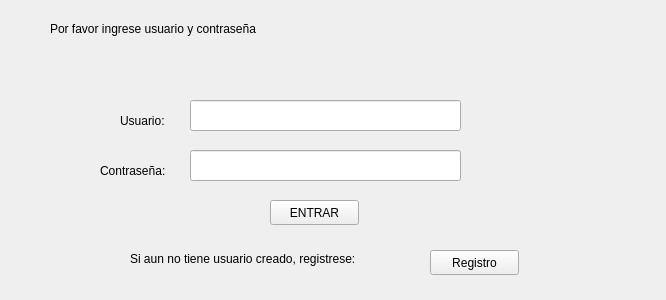
<?xml version="1.0" encoding="UTF-8"?>
<ui version="4.0">
 <class>ENTRAR</class>
 <widget class="QWidget" name="ENTRAR">
  <property name="geometry">
   <rect>
    <x>0</x>
    <y>0</y>
    <width>666</width>
    <height>300</height>
   </rect>
  </property>
  <property name="windowTitle">
   <string>Form</string>
  </property>
  <widget class="QLineEdit" name="USUARIO_2">
   <property name="geometry">
    <rect>
     <x>190</x>
     <y>100</y>
     <width>271</width>
     <height>31</height>
    </rect>
   </property>
  </widget>
  <widget class="QLineEdit" name="CONTRA_2">
   <property name="geometry">
    <rect>
     <x>190</x>
     <y>150</y>
     <width>271</width>
     <height>31</height>
    </rect>
   </property>
  </widget>
  <widget class="QPushButton" name="ENTRAR_2">
   <property name="geometry">
    <rect>
     <x>270</x>
     <y>200</y>
     <width>89</width>
     <height>25</height>
    </rect>
   </property>
   <property name="text">
    <string>ENTRAR</string>
   </property>
  </widget>
  <widget class="QLabel" name="label">
   <property name="geometry">
    <rect>
     <x>120</x>
     <y>110</y>
     <width>61</width>
     <height>21</height>
    </rect>
   </property>
   <property name="text">
    <string>Usuario:</string>
   </property>
  </widget>
  <widget class="QLabel" name="label_2">
   <property name="geometry">
    <rect>
     <x>100</x>
     <y>160</y>
     <width>81</width>
     <height>21</height>
    </rect>
   </property>
   <property name="text">
    <string>Contraseña:</string>
   </property>
  </widget>
  <widget class="QLabel" name="label_3">
   <property name="geometry">
    <rect>
     <x>50</x>
     <y>20</y>
     <width>271</width>
     <height>17</height>
    </rect>
   </property>
   <property name="text">
    <string>Por favor ingrese usuario y contraseña  </string>
   </property>
  </widget>
  <widget class="QPushButton" name="REGISTRO_3">
   <property name="geometry">
    <rect>
     <x>430</x>
     <y>250</y>
     <width>89</width>
     <height>25</height>
    </rect>
   </property>
   <property name="text">
    <string>Registro</string>
   </property>
  </widget>
  <widget class="QLabel" name="label_4">
   <property name="geometry">
    <rect>
     <x>130</x>
     <y>250</y>
     <width>291</width>
     <height>17</height>
    </rect>
   </property>
   <property name="text">
    <string>Si aun no tiene usuario creado, registrese:</string>
   </property>
  </widget>
 </widget>
 <resources/>
 <connections/>
</ui>
